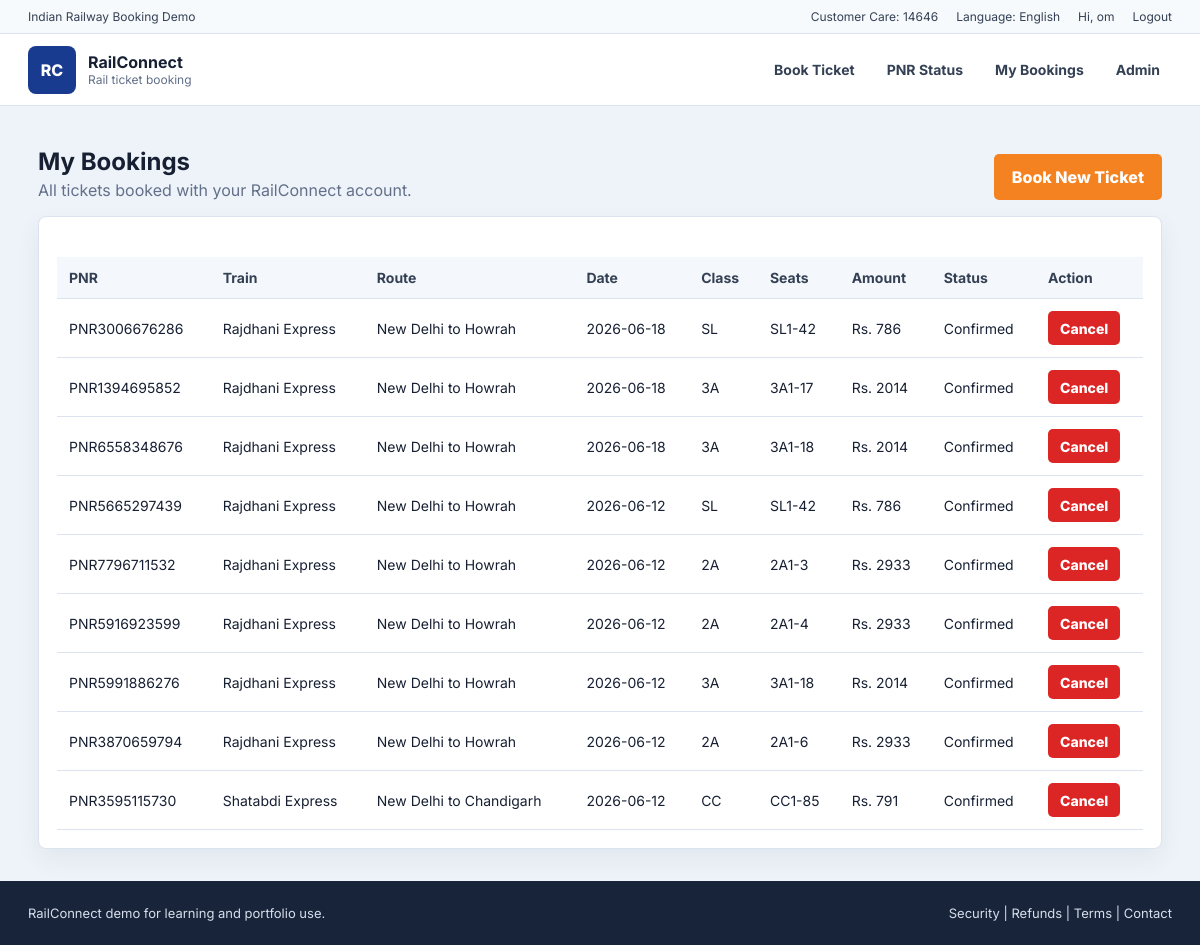
/my-bookings (signed in), run on the app's committed database.
### tables this page shows
CREATE TABLE users (
            id INTEGER PRIMARY KEY AUTOINCREMENT,
            name TEXT NOT NULL,
            email TEXT NOT NULL UNIQUE,
            mobile TEXT NOT NULL UNIQUE,
            password_hash TEXT NOT NULL,
            role TEXT NOT NULL DEFAULT 'user',
            created_at TEXT NOT NULL
        );

CREATE TABLE bookings (
            id INTEGER PRIMARY KEY AUTOINCREMENT,
            user_id INTEGER,
            pnr TEXT NOT NULL UNIQUE,
            train_id TEXT NOT NULL,
            train_name TEXT NOT NULL,
            route TEXT NOT NULL,
            journey_date TEXT NOT NULL,
            class_key TEXT NOT NULL,
            passengers TEXT NOT NULL,
            seats TEXT NOT NULL,
            amount INTEGER NOT NULL,
            status TEXT NOT NULL,
            created_at TEXT NOT NULL,
            FOREIGN KEY(user_id) REFERENCES users(id)
        );

### tempCodeRunnerFile.py (the view)
@app.get("/my-bookings")
def my_bookings():
    user = current_user()
    if not user:
        flash("My Bookings ke liye pehle login karein.", "error")
        return redirect(url_for("login"))
    connection = db()
    rows = connection.execute(
        "SELECT * FROM bookings WHERE user_id = ? ORDER BY id DESC",
        (user["id"],),
    ).fetchall()
    connection.close()
    return render_template("my_bookings.html", bookings=[row_to_booking(row) for row in rows], user=user)

### tempCodeRunnerFile.py (called while the page is built)
def db():
    connection = sqlite3.connect(DB_PATH)
    connection.row_factory = sqlite3.Row
    return connection

def current_user():
    user_id = session.get("user_id")
    if not user_id:
        return None
    connection = db()
    user = connection.execute("SELECT * FROM users WHERE id = ?", (user_id,)).fetchone()
    connection.close()
    return dict(user) if user else None

def row_to_booking(row):
    return {
        "pnr": row["pnr"],
        "train": row["train_name"],
        "route": row["route"],
        "date": row["journey_date"],
        "class": row["class_key"],
        "passengers": json.loads(row["passengers"]),
        "amount": row["amount"],
        "status": row["status"],
        "seats": json.loads(row["seats"]),
    }

### templates/my_bookings.html (shortened to what this page needs)
{% extends "base.html" %}
{% block content %}
<section class="booking-page">
  <div class="section-heading">
    <div>
      <h2>My Bookings</h2>
      <p>All tickets booked with your RailConnect account.</p>
    </div>
    <a class="primary-button" href="{{ url_for('index') }}#search">Book New Ticket</a>
  </div>
  <section class="admin-card">
    <table>
      <thead><tr><th>PNR</th><th>Train</th><th>Route</th><th>Date</th><th>Class</th><th>Seats</th><th>Amount</th><th>Status</th><th>Action</th></tr></thead>
      <tbody>
        {% for booking in bookings %}
          <tr>
            <td>{{ booking.pnr }}</td>
            <td>{{ booking.train }}</td>
            <td>{{ booking.route }}</td>
            <td>{{ booking.date }}</td>
            <td>{{ booking.class }}</td>
            <td>{{ booking.seats|join(', ') }}</td>
            <td>Rs. {{ booking.amount }}</td>
            <td>{{ booking.status|title }}</td>
            <td>
              {% if booking.status != "cancelled" %}
                <form method="post" action="{{ url_for('cancel_booking', pnr=booking.pnr) }}">
                  <button class="danger-button" type="submit">Cancel</button>
                </form>
              {% else %}
                -
              {% endif %}
            </td>
          </tr>
        {% else %}
          <tr><td colspan="9">No bookings yet.</td></tr>
        {% endfor %}
      </tbody>
    </table>
  </section>
</section>
{% endblock %}

### templates/base.html (shortened to what this page needs)
<!doctype html>
<html lang="en">
<head>
  <link rel="stylesheet" href="{{ url_for('static', filename='styles.css') }}">
</head>
<body>
  <header class="top-strip">
    <div>Indian Railway Booking Demo</div>
    <div class="top-links">
      <span>Customer Care: 14646</span>
      <span>Language: English</span>
      {% if user %}
        <span>Hi, {{ user.name }}</span>
        <a href="{{ url_for('logout') }}">Logout</a>
      {% else %}
        <a class="link-button" href="{{ url_for('login') }}">Login</a>
        <a class="link-button" href="{{ url_for('register') }}">Register</a>
      {% endif %}
    </div>
  </header>
  <nav class="main-nav">
    <a class="brand" href="{{ url_for('index') }}">
      <span class="brand-mark">RC</span>
      <span>
        <strong>RailConnect</strong>
        <small>Rail ticket booking</small>
      </span>
    </a>
    <div class="nav-actions">
      {% if not user %}
        <a href="{{ url_for('register') }}">Register</a>
        <a href="{{ url_for('login') }}">Login</a>
      {% else %}
        {% if user.role == 'admin' %}
          <a href="{{ url_for('admin') }}">Admin Dashboard</a>
        {% else %}
          <a href="{{ url_for('index') }}#search">Book Ticket</a>
          <a href="{{ url_for('index') }}#pnr">PNR Status</a>
          <a href="{{ url_for('my_bookings') }}">My Bookings</a>
          <a href="{{ url_for('admin') }}">Admin</a>
        {% endif %}
      {% endif %}
    </div>
  </nav>
  <main>
    {% block content %}{% endblock %}
  </main>
  <footer class="site-footer">
    <div>RailConnect demo for learning and portfolio use.</div>
    <div>Security | Refunds | Terms | Contact</div>
  </footer>
</body>
</html>

### static/styles.css (style rules this page uses)
:root { --blue: #183b8f; --blue-2: #0f2d75; --orange: #f58220; --ink: #172033; --muted: #63708a; --line: #dbe3ef; --soft: #f4f7fb; --card: #ffffff; --green: #098a46; --red: #b91c1c; }
* { box-sizing: border-box; }
body { margin: 0; font-family: Inter, Arial, sans-serif; background: #eef3f9; color: var(--ink); }
a { color: inherit; text-decoration: none; }
button, input, select { font: inherit; }
.top-strip { min-height: 34px; padding: 7px 28px; display: flex; justify-content: space-between; gap: 18px; align-items: center; background: #f7fafc; color: #344054; font-size: 12px; border-bottom: 1px solid var(--line); }
.top-links { display: flex; gap: 18px; align-items: center; flex-wrap: wrap; }
.main-nav { height: 72px; padding: 0 28px; display: flex; align-items: center; justify-content: space-between; background: #ffffff; border-bottom: 1px solid var(--line); position: sticky; top: 0; z-index: 10; }
.brand { display: flex; align-items: center; gap: 12px; }
.brand-mark { width: 48px; height: 48px; display: grid; place-items: center; border-radius: 8px; background: var(--blue); color: #fff; font-weight: 800; }
.brand strong, .brand small { display: block; }
.brand small { color: var(--muted); font-size: 12px; }
.nav-actions { display: flex; gap: 8px; align-items: center; }
.nav-actions a { padding: 10px 12px; border-radius: 6px; color: #344054; font-weight: 700; font-size: 14px; }
.swap-button, .search-button, .primary-button, .inline-form button { min-height: 46px; border: 0; border-radius: 5px; background: var(--orange); color: #fff; font-weight: 800; cursor: pointer; }
.section-heading { margin-bottom: 16px; display: flex; justify-content: space-between; gap: 14px; align-items: end; }
.section-heading h2 { margin: 0 0 4px; font-size: 24px; }
.section-heading p { margin: 0; color: var(--muted); }
.train-card, .utility-card, .admin-card, .ticket { background: #fff; border: 1px solid var(--line); border-radius: 8px; box-shadow: 0 10px 26px rgba(22, 34, 52, 0.06); }
.primary-button { display: inline-grid; place-items: center; padding: 0 18px; margin-top: 16px; background: var(--orange); }
.danger-button { min-height: 34px; padding: 0 12px; border: 0; border-radius: 5px; background: #dc2626; color: #fff; font-weight: 800; cursor: pointer; }
.booking-page { max-width: 1180px; margin: 32px auto; padding: 0 28px; }
.passenger-table, .admin-card table { width: 100%; margin-top: 22px; border-collapse: collapse; }
th, td { padding: 12px; border-bottom: 1px solid var(--line); text-align: left; font-size: 14px; }
th { background: var(--soft); color: #344054; }
.admin-card { padding: 18px; margin-bottom: 18px; overflow: auto; }
.site-footer { padding: 24px 28px; display: flex; justify-content: space-between; gap: 18px; background: #18243a; color: #d6deeb; font-size: 13px; }

### data on the page
users: name "om"
bookings: pnr "PNR3006676286", train "Rajdhani Express", route "New Delhi to Howrah", date "2026-06-18", class "SL", seats "SL1-42", amount "786", status "Confirmed"
bookings: pnr "PNR1394695852", train "Rajdhani Express", route "New Delhi to Howrah", date "2026-06-18", class "3A", seats "3A1-17", amount "2014", status "Confirmed"
bookings: pnr "PNR6558348676", train "Rajdhani Express", route "New Delhi to Howrah", date "2026-06-18", class "3A", seats "3A1-18", amount "2014", status "Confirmed"
bookings: pnr "PNR5665297439", train "Rajdhani Express", route "New Delhi to Howrah", date "2026-06-12", class "SL", seats "SL1-42", amount "786", status "Confirmed"
bookings: pnr "PNR7796711532", train "Rajdhani Express", route "New Delhi to Howrah", date "2026-06-12", class "2A", seats "2A1-3", amount "2933", status "Confirmed"
bookings: pnr "PNR5916923599", train "Rajdhani Express", route "New Delhi to Howrah", date "2026-06-12", class "2A", seats "2A1-4", amount "2933", status "Confirmed"
bookings: pnr "PNR5991886276", train "Rajdhani Express", route "New Delhi to Howrah", date "2026-06-12", class "3A", seats "3A1-18", amount "2014", status "Confirmed"
bookings: pnr "PNR3870659794", train "Rajdhani Express", route "New Delhi to Howrah", date "2026-06-12", class "2A", seats "2A1-6", amount "2933", status "Confirmed"
bookings: pnr "PNR3595115730", train "Shatabdi Express", route "New Delhi to Chandigarh", date "2026-06-12", class "CC", seats "CC1-85", amount "791", status "Confirmed"
